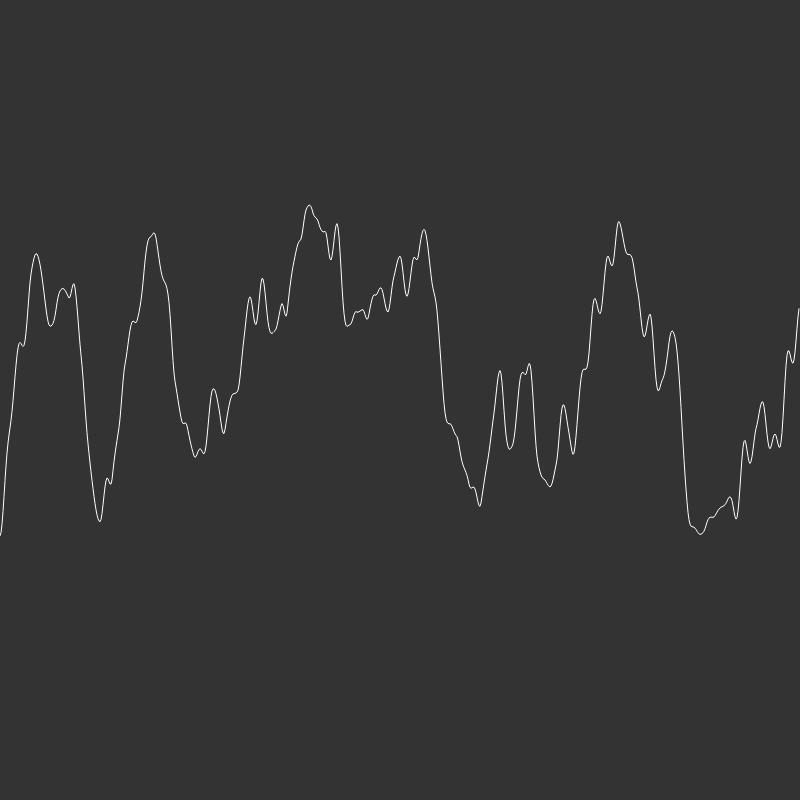
Frame 1 (no input)
Frame 60 (no input): identical to frame 1, image omitted
Frame 120 (the mouse pressed at the canvas centre since frame 60): identical to frame 1, image omitted

The p5.js sketch that drew this single still picture (run headless with seeded random() and noise() and a simulated clock; from frame 60 on, the mouse is pressed at the canvas centre):

// p5.js sketch
// ── sketch.js
function setup() {
  createCanvas(800, 800);
}

function draw() {
  background(51);
  stroke(255);
  noFill();

  beginShape();
  let xoff = 0;
  for (let x = 0; x < width; x += 1) {
    stroke(255);
    let y = noise(xoff) * height;
    vertex(x, y);

    xoff += 0.02;
  }
  endShape();

  updatePixels();
}
